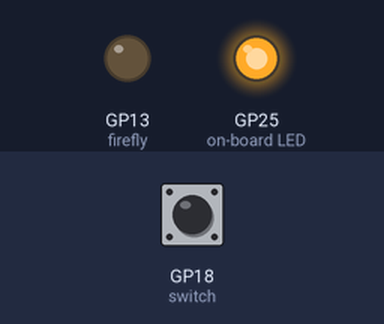
A program run on a simulated Raspberry Pi Pico running MicroPython. On the bench: output pins drawn as LEDs (lit = HIGH). The inputs (shaded band) are chosen by the test bench; at power-on: GP18 (switch) HIGH.

Above: at 0.1 s.
At 2.2 s:
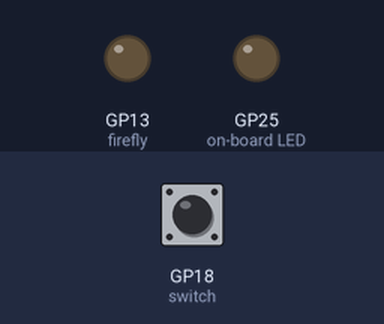
2.3 s: GP18 (switch) pulled LOW for 3.2 s
At 2.7 s:
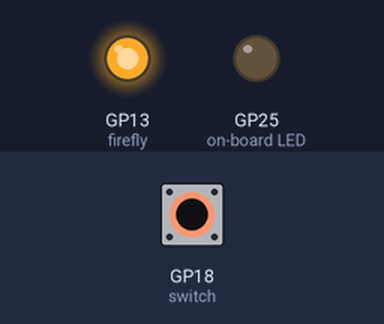
Timing chart, 0 to 7.3 s (numbered marks = the images above; inputs shaded):
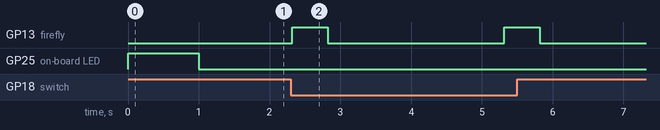

The program:

firefly.py
```python
from picozero import pico_led, LED, Switch
from time import sleep

pico_led.on()
sleep(1)
pico_led.off()

firefly = LED(13) # Use GP13
switch = Switch(18) # Use GP18

while True:
    if switch.is_closed: # Wires are connected
        firefly.on()
        sleep(0.5) # Stay on for half a second
        firefly.off()
        sleep(2.5) # Stay off for 2.5 seconds
    else: # Wires are not connected
        firefly.off()
        sleep(0.1) # Small delay
```

Measured:
- after the input at 2.3 s, GP13 (firefly): alternates HIGH for 0.50 s and LOW for 2.5 s, 4 changes in all, then stays LOW, starting at once
